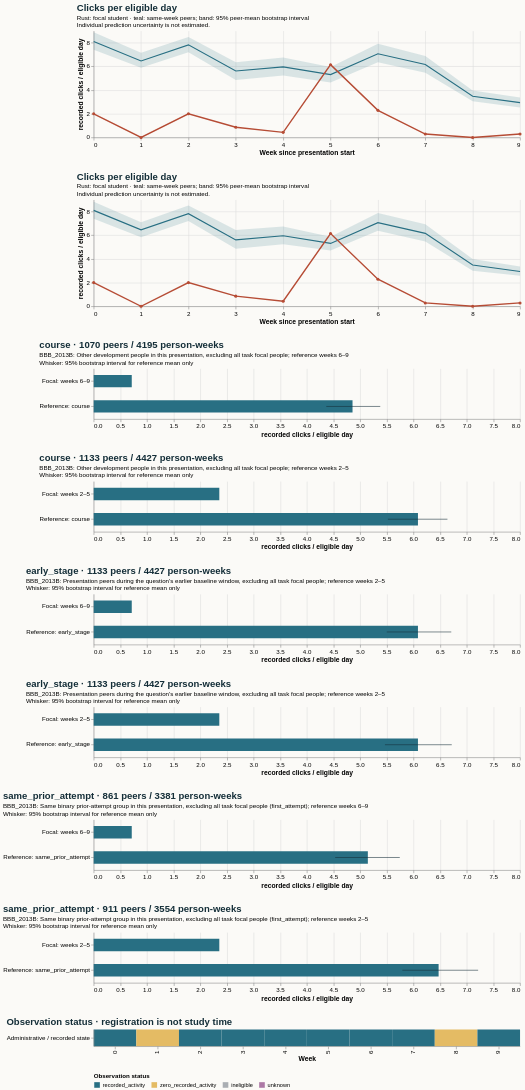

Vega-Lite specification for this chart:
### Vega-Lite specification from a JSON file in a GitHub repository (floating-point values rounded to 4 significant figures)
{"$schema": "https://vega.github.io/schema/vega-lite/v5.20.1.json", "config": {"axis": {"labelFontSize": 11, "titleFontSize": 12}, "background": "#fbfaf7", "font": "sans-serif", "title": {"anchor": "start", "color": "#142e38", "fontSize": 17, "subtitleFontSize": 11}, "view": {"continuousHeight": 300, "continuousWidth": 300, "stroke": null}}, "datasets": {"data-3f200d16b545f04cb5c403bc9452567c": [{"end_day": 6, "focal_value": 2.0, "peer_ci_high": 8.827, "peer_ci_low": 7.397, "peer_mean": 8.1, "peer_observations": 1159, "peer_people": 1159, "reference": "course", "unit": "recorded clicks / eligible day", "week": 0}, {"end_day": 13, "focal_value": 0.0, "peer_ci_high": 7.1, "peer_ci_low": 5.835, "peer_mean": 6.456, "peer_observations": 1151, "peer_people": 1151, "reference": "course", "unit": "recorded clicks / eligible day", "week": 1}, {"end_day": 20, "focal_value": 2.0, "peer_ci_high": 8.515, "peer_ci_low": 7.199, "peer_mean": 7.819, "peer_observations": 1133, "peer_people": 1133, "reference": "course", "unit": "recorded clicks / eligible day", "week": 2}, {"end_day": 27, "focal_value": 0.8571, "peer_ci_high": 6.443, "peer_ci_low": 4.851, "peer_mean": 5.608, "peer_observations": 1125, "peer_people": 1125, "reference": "course", "unit": "recorded clicks / eligible day", "week": 3}, {"end_day": 34, "focal_value": 0.4286, "peer_ci_high": 6.734, "peer_ci_low": 5.232, "peer_mean": 5.954, "peer_observations": 1088, "peer_people": 1088, "reference": "course", "unit": "recorded clicks / eligible day", "week": 4}, {"end_day": 41, "focal_value": 6.143, "peer_ci_high": 5.879, "peer_ci_low": 4.708, "peer_mean": 5.31, "peer_observations": 1081, "peer_people": 1081, "reference": "course", "unit": "recorded clicks / eligible day", "week": 5}, {"end_day": 48, "focal_value": 2.286, "peer_ci_high": 7.873, "peer_ci_low": 6.373, "peer_mean": 7.065, "peer_observations": 1070, "peer_people": 1070, "reference": "course", "unit": "recorded clicks / eligible day", "week": 6}, {"end_day": 55, "focal_value": 0.2857, "peer_ci_high": 6.92, "peer_ci_low": 5.471, "peer_mean": 6.16, "peer_observations": 1054, "peer_people": 1054, "reference": "course", "unit": "recorded clicks / eligible day", "week": 7}, {"end_day": 62, "focal_value": 0.0, "peer_ci_high": 4.002, "peer_ci_low": 3.003, "peer_mean": 3.483, "peer_observations": 1044, "peer_people": 1044, "reference": "course", "unit": "recorded clicks / eligible day", "week": 8}, {"end_day": 69, "focal_value": 0.2857, "peer_ci_high": 3.356, "peer_ci_low": 2.586, "peer_mean": 2.943, "peer_observations": 1027, "peer_people": 1027, "reference": "course", "unit": "recorded clicks / eligible day", "week": 9}], "data-42d735887719bfd9941809f3b13706e4": [{"hi": null, "lo": null, "series": "Focal: weeks 6–9", "value": 0.7143}, {"hi": 6.71, "lo": 5.499, "series": "Reference: early_stage", "value": 6.084}], "data-4488dd9c4aa2501051630b1e9a12990b": [{"end_day": 6, "focal_value": 2.0, "peer_ci_high": 8.884, "peer_ci_low": 7.403, "peer_mean": 8.1, "peer_observations": 1159, "peer_people": 1159, "reference": "course", "unit": "recorded clicks / eligible day", "week": 0}, {"end_day": 13, "focal_value": 0.0, "peer_ci_high": 7.155, "peer_ci_low": 5.883, "peer_mean": 6.456, "peer_observations": 1151, "peer_people": 1151, "reference": "course", "unit": "recorded clicks / eligible day", "week": 1}, {"end_day": 20, "focal_value": 2.0, "peer_ci_high": 8.479, "peer_ci_low": 7.188, "peer_mean": 7.819, "peer_observations": 1133, "peer_people": 1133, "reference": "course", "unit": "recorded clicks / eligible day", "week": 2}, {"end_day": 27, "focal_value": 0.8571, "peer_ci_high": 6.34, "peer_ci_low": 4.85, "peer_mean": 5.608, "peer_observations": 1125, "peer_people": 1125, "reference": "course", "unit": "recorded clicks / eligible day", "week": 3}, {"end_day": 34, "focal_value": 0.4286, "peer_ci_high": 6.751, "peer_ci_low": 5.221, "peer_mean": 5.954, "peer_observations": 1088, "peer_people": 1088, "reference": "course", "unit": "recorded clicks / eligible day", "week": 4}, {"end_day": 41, "focal_value": 6.143, "peer_ci_high": 5.94, "peer_ci_low": 4.634, "peer_mean": 5.31, "peer_observations": 1081, "peer_people": 1081, "reference": "course", "unit": "recorded clicks / eligible day", "week": 5}, {"end_day": 48, "focal_value": 2.286, "peer_ci_high": 7.906, "peer_ci_low": 6.359, "peer_mean": 7.065, "peer_observations": 1070, "peer_people": 1070, "reference": "course", "unit": "recorded clicks / eligible day", "week": 6}, {"end_day": 55, "focal_value": 0.2857, "peer_ci_high": 6.868, "peer_ci_low": 5.454, "peer_mean": 6.16, "peer_observations": 1054, "peer_people": 1054, "reference": "course", "unit": "recorded clicks / eligible day", "week": 7}, {"end_day": 62, "focal_value": 0.0, "peer_ci_high": 3.963, "peer_ci_low": 3.046, "peer_mean": 3.483, "peer_observations": 1044, "peer_people": 1044, "reference": "course", "unit": "recorded clicks / eligible day", "week": 8}, {"end_day": 69, "focal_value": 0.2857, "peer_ci_high": 3.371, "peer_ci_low": 2.531, "peer_mean": 2.943, "peer_observations": 1027, "peer_people": 1027, "reference": "course", "unit": "recorded clicks / eligible day", "week": 9}], "data-6acdbfe04aeb53e4f8f4f47e2222f07a": [{"hi": null, "lo": null, "series": "Focal: weeks 2–5", "value": 2.357}, {"hi": 6.718, "lo": 5.465, "series": "Reference: early_stage", "value": 6.084}], "data-9c3ad8bfb0fa0b06f7989b59bd3693c3": [{"hi": null, "lo": null, "series": "Focal: weeks 6–9", "value": 0.7143}, {"hi": 5.377, "lo": 4.364, "series": "Reference: course", "value": 4.857}], "data-9d71f8a2868003d638590603aba62baf": [{"hi": null, "lo": null, "series": "Focal: weeks 2–5", "value": 2.357}, {"hi": 6.638, "lo": 5.52, "series": "Reference: course", "value": 6.084}], "data-a86875204e3dc5b693ae496068f29109": [{"hi": null, "lo": null, "series": "Focal: weeks 6–9", "value": 0.7143}, {"hi": 5.743, "lo": 4.531, "series": "Reference: same_prior_attempt", "value": 5.144}], "data-bf42056927d074182c1365a234cf8abf": [{"eligible_days": 7.0, "end_day": 6, "logging_completeness": "unknown", "observation_status": "recorded_activity", "row": "Administrative / recorded state", "score_status": "withheld_release_time_unknown", "start_day": 0, "value": 2.0, "week": 0}, {"eligible_days": 7.0, "end_day": 13, "logging_completeness": "unknown", "observation_status": "zero_recorded_activity", "row": "Administrative / recorded state", "score_status": "withheld_release_time_unknown", "start_day": 7, "value": 0.0, "week": 1}, {"eligible_days": 7.0, "end_day": 20, "logging_completeness": "unknown", "observation_status": "recorded_activity", "row": "Administrative / recorded state", "score_status": "withheld_release_time_unknown", "start_day": 14, "value": 2.0, "week": 2}, {"eligible_days": 7.0, "end_day": 27, "logging_completeness": "unknown", "observation_status": "recorded_activity", "row": "Administrative / recorded state", "score_status": "withheld_release_time_unknown", "start_day": 21, "value": 0.8571, "week": 3}, {"eligible_days": 7.0, "end_day": 34, "logging_completeness": "unknown", "observation_status": "recorded_activity", "row": "Administrative / recorded state", "score_status": "withheld_release_time_unknown", "start_day": 28, "value": 0.4286, "week": 4}, {"eligible_days": 7.0, "end_day": 41, "logging_completeness": "unknown", "observation_status": "recorded_activity", "row": "Administrative / recorded state", "score_status": "withheld_release_time_unknown", "start_day": 35, "value": 6.143, "week": 5}, {"eligible_days": 7.0, "end_day": 48, "logging_completeness": "unknown", "observation_status": "recorded_activity", "row": "Administrative / recorded state", "score_status": "withheld_release_time_unknown", "start_day": 42, "value": 2.286, "week": 6}, {"eligible_days": 7.0, "end_day": 55, "logging_completeness": "unknown", "observation_status": "recorded_activity", "row": "Administrative / recorded state", "score_status": "withheld_release_time_unknown", "start_day": 49, "value": 0.2857, "week": 7}, {"eligible_days": 7.0, "end_day": 62, "logging_completeness": "unknown", "observation_status": "zero_recorded_activity", "row": "Administrative / recorded state", "score_status": "withheld_release_time_unknown", "start_day": 56, "value": 0.0, "week": 8}, {"eligible_days": 7.0, "end_day": 69, "logging_completeness": "unknown", "observation_status": "recorded_activity", "row": "Administrative / recorded state", "score_status": "withheld_release_time_unknown", "start_day": 63, "value": 0.2857, "week": 9}], "data-c969d5bd9fe8b8155d9d214c30a52fa2": [{"hi": null, "lo": null, "series": "Focal: weeks 2–5", "value": 2.357}, {"hi": 7.214, "lo": 5.792, "series": "Reference: same_prior_attempt", "value": 6.472}]}, "resolve": {"scale": {"color": "independent"}}, "spacing": 28, "vconcat": [{"data": {"name": "data-4488dd9c4aa2501051630b1e9a12990b"}, "height": 190, "layer": [{"encoding": {"x": {"axis": {"tickMinStep": 1}, "field": "week", "title": "Week since presentation start", "type": "quantitative"}, "y": {"field": "peer_ci_low", "scale": {"zero": true}, "title": "recorded clicks / eligible day", "type": "quantitative"}, "y2": {"field": "peer_ci_high"}}, "mark": {"color": "#286f83", "opacity": 0.16, "type": "area"}}, {"encoding": {"tooltip": [{"field": "week", "type": "quantitative"}, {"field": "peer_mean", "type": "quantitative"}, {"field": "peer_people", "type": "quantitative"}, {"field": "peer_observations", "type": "quantitative"}], "x": {"field": "week", "type": "quantitative"}, "y": {"field": "peer_mean", "type": "quantitative"}}, "mark": {"color": "#286f83", "strokeWidth": 2, "type": "line"}}, {"encoding": {"tooltip": [{"field": "week", "type": "quantitative"}, {"field": "focal_value", "type": "quantitative"}], "x": {"field": "week", "type": "quantitative"}, "y": {"field": "focal_value", "type": "quantitative"}}, "mark": {"color": "#b64c35", "point": {"color": "#b64c35"}, "strokeWidth": 2.5, "type": "line"}}], "title": {"subtitle": ["Rust: focal student · teal: same-week peers; band: 95% peer-mean bootstrap interval", "Individual prediction uncertainty is not estimated."], "text": "Clicks per eligible day"}, "width": 760}, {"data": {"name": "data-3f200d16b545f04cb5c403bc9452567c"}, "height": 190, "layer": [{"encoding": {"x": {"axis": {"tickMinStep": 1}, "field": "week", "title": "Week since presentation start", "type": "quantitative"}, "y": {"field": "peer_ci_low", "scale": {"zero": true}, "title": "recorded clicks / eligible day", "type": "quantitative"}, "y2": {"field": "peer_ci_high"}}, "mark": {"color": "#286f83", "opacity": 0.16, "type": "area"}}, {"encoding": {"tooltip": [{"field": "week", "type": "quantitative"}, {"field": "peer_mean", "type": "quantitative"}, {"field": "peer_people", "type": "quantitative"}, {"field": "peer_observations", "type": "quantitative"}], "x": {"field": "week", "type": "quantitative"}, "y": {"field": "peer_mean", "type": "quantitative"}}, "mark": {"color": "#286f83", "strokeWidth": 2, "type": "line"}}, {"encoding": {"tooltip": [{"field": "week", "type": "quantitative"}, {"field": "focal_value", "type": "quantitative"}], "x": {"field": "week", "type": "quantitative"}, "y": {"field": "focal_value", "type": "quantitative"}}, "mark": {"color": "#b64c35", "point": {"color": "#b64c35"}, "strokeWidth": 2.5, "type": "line"}}], "title": {"subtitle": ["Rust: focal student · teal: same-week peers; band: 95% peer-mean bootstrap interval", "Individual prediction uncertainty is not estimated."], "text": "Clicks per eligible day"}, "width": 760}, {"data": {"name": "data-9c3ad8bfb0fa0b06f7989b59bd3693c3"}, "height": 90, "layer": [{"encoding": {"x": {"field": "value", "scale": {"domain": [0, 7.574], "zero": true}, "title": "recorded clicks / eligible day", "type": "quantitative"}, "y": {"field": "series", "sort": null, "title": null, "type": "nominal"}}, "mark": {"color": "#286f83", "size": 22, "type": "bar"}}, {"encoding": {"x": {"field": "lo", "type": "quantitative"}, "x2": {"field": "hi"}, "y": {"field": "series", "sort": null, "title": null, "type": "nominal"}}, "mark": {"color": "#142e38", "type": "rule"}}], "title": {"subtitle": ["BBB_2013B: Other development people in this presentation, excluding all task focal people; reference weeks 6–9", "Whisker: 95% bootstrap interval for reference mean only"], "text": "course · 1070 peers / 4195 person-weeks"}, "width": 760}, {"data": {"name": "data-9d71f8a2868003d638590603aba62baf"}, "height": 90, "layer": [{"encoding": {"x": {"field": "value", "scale": {"domain": [0, 7.574], "zero": true}, "title": "recorded clicks / eligible day", "type": "quantitative"}, "y": {"field": "series", "sort": null, "title": null, "type": "nominal"}}, "mark": {"color": "#286f83", "size": 22, "type": "bar"}}, {"encoding": {"x": {"field": "lo", "type": "quantitative"}, "x2": {"field": "hi"}, "y": {"field": "series", "sort": null, "title": null, "type": "nominal"}}, "mark": {"color": "#142e38", "type": "rule"}}], "title": {"subtitle": ["BBB_2013B: Other development people in this presentation, excluding all task focal people; reference weeks 2–5", "Whisker: 95% bootstrap interval for reference mean only"], "text": "course · 1133 peers / 4427 person-weeks"}, "width": 760}, {"data": {"name": "data-42d735887719bfd9941809f3b13706e4"}, "height": 90, "layer": [{"encoding": {"x": {"field": "value", "scale": {"domain": [0, 7.574], "zero": true}, "title": "recorded clicks / eligible day", "type": "quantitative"}, "y": {"field": "series", "sort": null, "title": null, "type": "nominal"}}, "mark": {"color": "#286f83", "size": 22, "type": "bar"}}, {"encoding": {"x": {"field": "lo", "type": "quantitative"}, "x2": {"field": "hi"}, "y": {"field": "series", "sort": null, "title": null, "type": "nominal"}}, "mark": {"color": "#142e38", "type": "rule"}}], "title": {"subtitle": ["BBB_2013B: Presentation peers during the question's earlier baseline window, excluding all task focal people; reference weeks 2–5", "Whisker: 95% bootstrap interval for reference mean only"], "text": "early_stage · 1133 peers / 4427 person-weeks"}, "width": 760}, {"data": {"name": "data-6acdbfe04aeb53e4f8f4f47e2222f07a"}, "height": 90, "layer": [{"encoding": {"x": {"field": "value", "scale": {"domain": [0, 7.574], "zero": true}, "title": "recorded clicks / eligible day", "type": "quantitative"}, "y": {"field": "series", "sort": null, "title": null, "type": "nominal"}}, "mark": {"color": "#286f83", "size": 22, "type": "bar"}}, {"encoding": {"x": {"field": "lo", "type": "quantitative"}, "x2": {"field": "hi"}, "y": {"field": "series", "sort": null, "title": null, "type": "nominal"}}, "mark": {"color": "#142e38", "type": "rule"}}], "title": {"subtitle": ["BBB_2013B: Presentation peers during the question's earlier baseline window, excluding all task focal people; reference weeks 2–5", "Whisker: 95% bootstrap interval for reference mean only"], "text": "early_stage · 1133 peers / 4427 person-weeks"}, "width": 760}, {"data": {"name": "data-a86875204e3dc5b693ae496068f29109"}, "height": 90, "layer": [{"encoding": {"x": {"field": "value", "scale": {"domain": [0, 7.574], "zero": true}, "title": "recorded clicks / eligible day", "type": "quantitative"}, "y": {"field": "series", "sort": null, "title": null, "type": "nominal"}}, "mark": {"color": "#286f83", "size": 22, "type": "bar"}}, {"encoding": {"x": {"field": "lo", "type": "quantitative"}, "x2": {"field": "hi"}, "y": {"field": "series", "sort": null, "title": null, "type": "nominal"}}, "mark": {"color": "#142e38", "type": "rule"}}], "title": {"subtitle": ["BBB_2013B: Same binary prior-attempt group in this presentation, excluding all task focal people (first_attempt); reference weeks 6–9", "Whisker: 95% bootstrap interval for reference mean only"], "text": "same_prior_attempt · 861 peers / 3381 person-weeks"}, "width": 760}, {"data": {"name": "data-c969d5bd9fe8b8155d9d214c30a52fa2"}, "height": 90, "layer": [{"encoding": {"x": {"field": "value", "scale": {"domain": [0, 7.574], "zero": true}, "title": "recorded clicks / eligible day", "type": "quantitative"}, "y": {"field": "series", "sort": null, "title": null, "type": "nominal"}}, "mark": {"color": "#286f83", "size": 22, "type": "bar"}}, {"encoding": {"x": {"field": "lo", "type": "quantitative"}, "x2": {"field": "hi"}, "y": {"field": "series", "sort": null, "title": null, "type": "nominal"}}, "mark": {"color": "#142e38", "type": "rule"}}], "title": {"subtitle": ["BBB_2013B: Same binary prior-attempt group in this presentation, excluding all task focal people (first_attempt); reference weeks 2–5", "Whisker: 95% bootstrap interval for reference mean only"], "text": "same_prior_attempt · 911 peers / 3554 person-weeks"}, "width": 760}, {"data": {"name": "data-bf42056927d074182c1365a234cf8abf"}, "encoding": {"color": {"field": "observation_status", "legend": {"labelLimit": 260, "orient": "bottom"}, "scale": {"domain": ["recorded_activity", "zero_recorded_activity", "ineligible", "unknown"], "range": ["#286f83", "#e4bb64", "#aaaeb3", "#ac78a5"]}, "title": "Observation status", "type": "nominal"}, "tooltip": [{"field": "week", "type": "quantitative"}, {"field": "eligible_days", "type": "quantitative"}, {"field": "observation_status", "type": "nominal"}, {"field": "logging_completeness", "type": "nominal"}], "x": {"field": "week", "title": "Week", "type": "ordinal"}, "y": {"field": "row", "title": null, "type": "nominal"}}, "height": 30, "mark": {"type": "rect"}, "title": "Observation status · registration is not study time", "width": 760}]}
